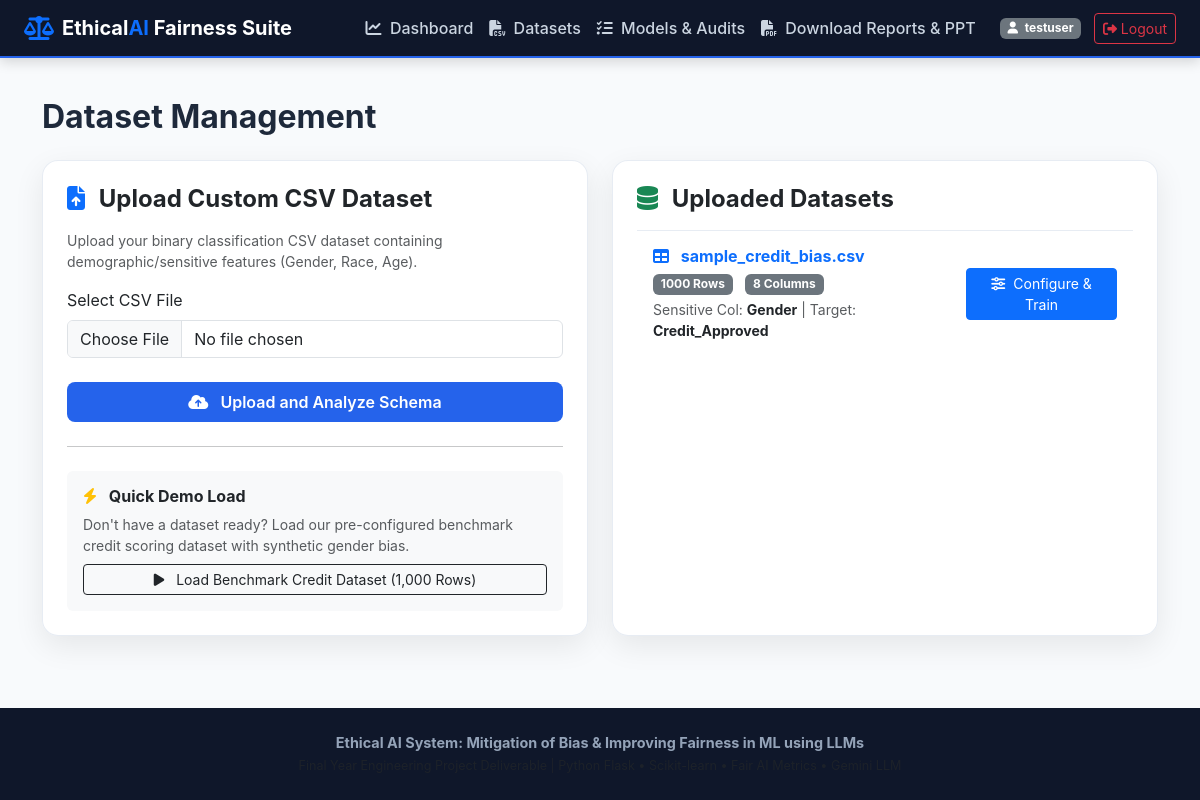
/upload (signed in), run on an earlier commit of the app's database.
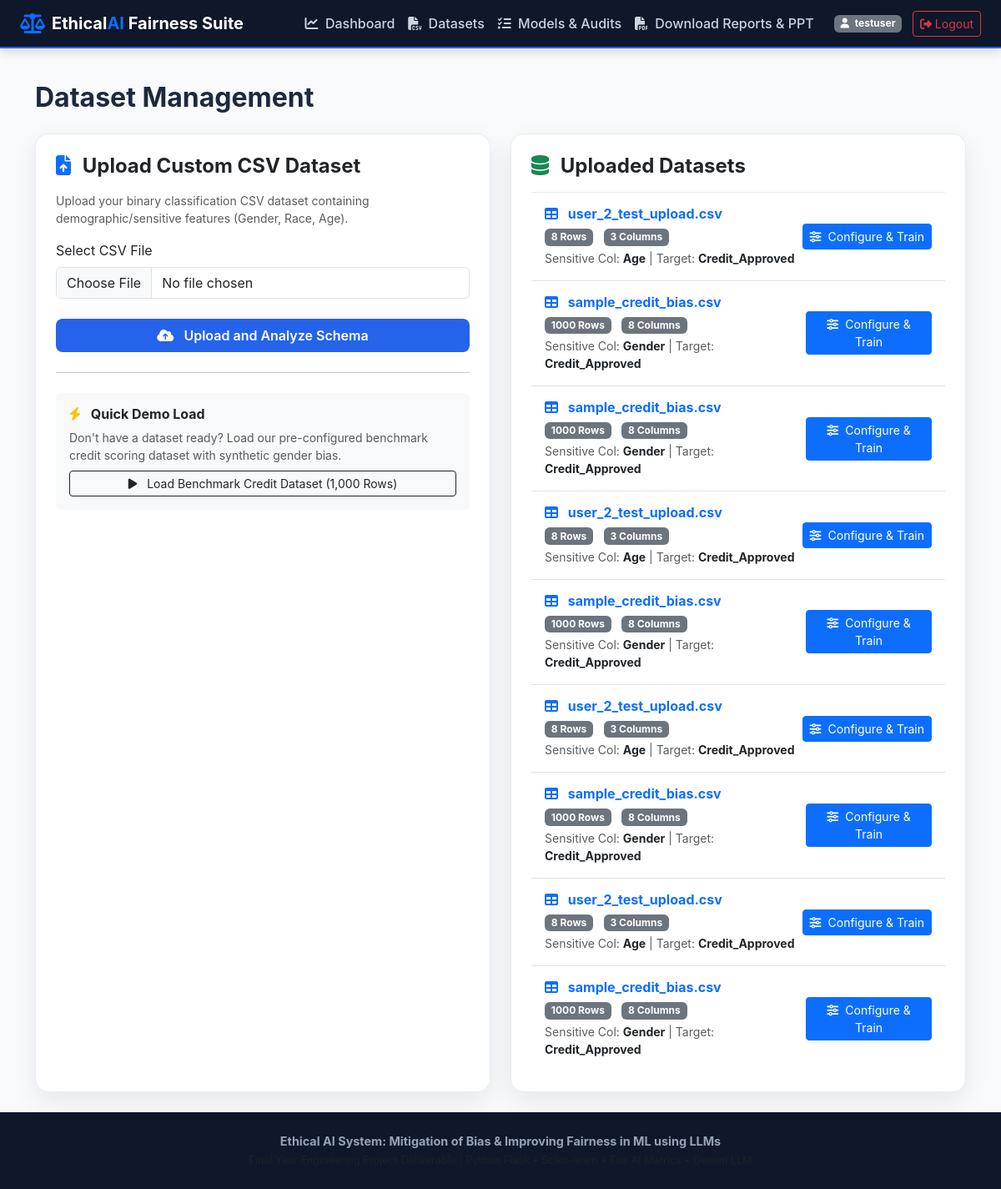
And on a later commit of the database.
### tables this page shows
CREATE TABLE datasets (
    id INTEGER PRIMARY KEY AUTOINCREMENT,
    user_id INTEGER NOT NULL,
    filename VARCHAR(255) NOT NULL,
    filepath VARCHAR(255) NOT NULL,
    row_count INTEGER DEFAULT 0,
    column_count INTEGER DEFAULT 0,
    target_column VARCHAR(100),
    sensitive_column VARCHAR(100),
    privileged_group VARCHAR(100),
    unprivileged_group VARCHAR(100),
    uploaded_at TIMESTAMP DEFAULT CURRENT_TIMESTAMP, csv_content TEXT,
    FOREIGN KEY (user_id) REFERENCES users(id) ON DELETE CASCADE
);

### app.py (the view)
@app.route('/upload')
@login_required
def upload_page():
    datasets = get_user_datasets(session['user_id'])
    return render_template('upload.html', datasets=datasets)

### app.py (called while the page is built)
def login_required(f):
    from functools import wraps
    @wraps(f)
    def decorated_function(*args, **kwargs):
        if 'user_id' not in session:
            flash('Please log in to access this page.', 'warning')
            return redirect(url_for('login_page'))
        return f(*args, **kwargs)
    return decorated_function

### models/auth.py (called while the page is built)
def get_db_connection():
    conn = sqlite3.connect(Config.DATABASE_PATH)
    conn.row_factory = sqlite3.Row
    return conn

### models/dataset_manager.py (called while the page is built)
def get_user_datasets(user_id):
    conn = get_db_connection()
    cursor = conn.cursor()
    cursor.execute("SELECT * FROM datasets WHERE user_id = ? ORDER BY uploaded_at DESC", (user_id,))
    datasets = cursor.fetchall()
    conn.close()
    return [dict(d) for d in datasets]

### templates/upload.html (shortened to what this page needs)
{% extends "base.html" %}
{% block content %}
<div class="container py-4">
    <h2 class="fw-bold mb-4">Dataset Management</h2>
    <div class="row g-4">
        <div class="col-md-6">
            <div class="card card-custom p-4 h-100">
                <h4 class="fw-bold mb-3"><i class="fa-solid fa-file-arrow-up text-primary me-2"></i> Upload Custom CSV Dataset</h4>
                <p class="text-muted small">Upload your binary classification CSV dataset containing demographic/sensitive features (Gender, Race, Age).</p>
                <form action="{{ url_for('upload_file') }}" method="POST" enctype="multipart/form-data">
                    <div class="mb-4">
                        <label class="form-label font-weight-bold">Select CSV File</label>
                        <input type="file" name="file" class="form-control" accept=".csv" required>
                    </div>
                    <button type="submit" class="btn btn-primary-custom w-100 py-2"><i class="fa-solid fa-cloud-arrow-up me-2"></i> Upload and Analyze Schema</button>
                </form>
                <hr class="my-4">
                <div class="bg-light p-3 rounded">
                    <h6 class="fw-bold mb-2"><i class="fa-solid fa-bolt text-warning me-2"></i> Quick Demo Load</h6>
                    <p class="small text-muted mb-2">Don't have a dataset ready? Load our pre-configured benchmark credit scoring dataset with synthetic gender bias.</p>
                    <form action="{{ url_for('load_sample_dataset') }}" method="POST">
                        <button type="submit" class="btn btn-sm btn-outline-dark w-100"><i class="fa-solid fa-play me-2"></i> Load Benchmark Credit Dataset (1,000 Rows)</button>
                    </form>
                </div>
            </div>
        </div>
        <div class="col-md-6">
            <div class="card card-custom p-4 h-100">
                <h4 class="fw-bold mb-3"><i class="fa-solid fa-database text-success me-2"></i> Uploaded Datasets</h4>
                {% if datasets %}
                    <ul class="list-group list-group-flush">
                        {% for ds in datasets %}
                            <li class="list-group-item d-flex justify-content-between align-items-center bg-transparent py-3">
                                <div>
                                    <h6 class="mb-1 fw-bold text-primary"><i class="fa-solid fa-table me-2"></i> {{ ds.filename }}</h6>
                                    <span class="badge bg-secondary me-2">{{ ds.row_count }} Rows</span>
                                    <span class="badge bg-secondary me-2">{{ ds.column_count }} Columns</span>
                                    <div class="small text-muted mt-1">
                                        Sensitive Col: <span class="fw-bold text-dark">{{ ds.sensitive_column or 'Not Set' }}</span> |
                                        Target: <span class="fw-bold text-dark">{{ ds.target_column or 'Not Set' }}</span>
                                    </div>
                                </div>
                                <div>
                                    <a href="{{ url_for('preprocess_page', dataset_id=ds.id) }}" class="btn btn-sm btn-primary"><i class="fa-solid fa-sliders me-1"></i> Configure & Train</a>
                                </div>
                            </li>
                        {% endfor %}
                    </ul>
                {% else %}
                    <div class="text-center py-5 text-muted">
                        <i class="fa-solid fa-inbox fa-3x mb-3"></i>
                        <p>No datasets available. Upload a CSV or load the benchmark credit dataset.</p>
                    </div>
                {% endif %}
            </div>
        </div>
    </div>
</div>
{% endblock %}

### templates/base.html (shortened to what this page needs)
<!DOCTYPE html>
<html lang="en">
<head>
    <link href="https://cdn.jsdelivr.net/npm/bootstrap@5.3.0/dist/css/bootstrap.min.css" rel="stylesheet">
    <link href="https://cdnjs.cloudflare.com/ajax/libs/font-awesome/6.4.0/css/all.min.css" rel="stylesheet">
    <link href="{{ url_for('static', filename='css/style.css') }}" rel="stylesheet">
</head>
<body>
    <nav class="navbar navbar-expand-lg navbar-dark navbar-custom py-2">
        <div class="container-fluid px-4">
            <a class="navbar-brand d-flex align-items-center gap-2" href="{{ url_for('index') }}">
                <i class="fa-solid fa-scale-balanced text-primary fs-4"></i>
                <span>Ethical<span class="text-primary">AI</span> Fairness Suite</span>
            </a>
            <div class="collapse navbar-collapse" id="navbarNav">
                <ul class="navbar-nav ms-auto align-items-center">
                    {% if session.user_id %}
                        <li class="nav-item"><a class="nav-link" href="{{ url_for('dashboard') }}"><i class="fa-solid fa-chart-line me-1"></i> Dashboard</a></li>
                        <li class="nav-item"><a class="nav-link" href="{{ url_for('upload_page') }}"><i class="fa-solid fa-file-csv me-1"></i> Datasets</a></li>
                        <li class="nav-item"><a class="nav-link" href="{{ url_for('evaluation_page') }}"><i class="fa-solid fa-list-check me-1"></i> Models & Audits</a></li>
                        <li class="nav-item"><a class="nav-link" href="{{ url_for('reports_page') }}"><i class="fa-solid fa-file-pdf me-1"></i> Download Reports & PPT</a></li>
                        <li class="nav-item ms-lg-3">
                            <span class="badge bg-secondary me-2"><i class="fa-solid fa-user me-1"></i> {{ session.username }}</span>
                            <a href="{{ url_for('logout') }}" class="btn btn-sm btn-outline-danger"><i class="fa-solid fa-right-from-bracket"></i> Logout</a>
                        </li>
                    {% else %}
                        <li class="nav-item"><a class="nav-link" href="{{ url_for('index') }}">Home</a></li>
                        <li class="nav-item"><a class="nav-link btn btn-sm btn-primary text-white px-3 ms-2" href="{{ url_for('login_page') }}">Login / Register</a></li>
                    {% endif %}
                </ul>
            </div>
        </div>
    </nav>
    <main class="flex-grow-1">
        {% block content %}{% endblock %}
    </main>
    <footer>
        <div class="container text-center">
            <p class="mb-1"><strong>Ethical AI System: Mitigation of Bias & Improving Fairness in ML using LLMs</strong></p>
            <p class="mb-0 text-muted small">Final Year Engineering Project Deliverable | Python Flask • Scikit-learn • Fair AI Metrics • Gemini LLM</p>
        </div>
    </footer>
</body>
</html>

### static/css/style.css (style rules this page uses)
:root { --primary-color: #2563eb; --primary-hover: #1d4ed8; --secondary-color: #0f172a; --accent-color: #3b82f6; --success-color: #10b981; --warning-color: #f59e0b; --danger-color: #ef4444; --bg-gradient: linear-gradient(135deg, #0f172a 0%, #1e293b 50%, #0f172a 100%); --card-bg: rgba(255, 255, 255, 0.95); --card-shadow: 0 10px 30px rgba(0, 0, 0, 0.08); }
body { font-family: 'Inter', system-ui, -apple-system, sans-serif; background: #f8fafc; color: #1e293b; min-height: 100vh; display: flex; flex-direction: column; }
.navbar-custom { background: #0f172a; border-bottom: 2px solid #2563eb; box-shadow: 0 4px 12px rgba(0, 0, 0, 0.15); }
.navbar-brand { font-weight: 700; font-size: 1.25rem; color: #ffffff !important; }
.nav-link { color: #cbd5e1 !important; font-weight: 500; transition: all 0.2s ease; }
.card-custom { background: var(--card-bg); border: 1px solid rgba(226, 232, 240, 0.8); border-radius: 1rem; box-shadow: var(--card-shadow); transition: transform 0.2s ease, box-shadow 0.2s ease; }
.btn-primary-custom { background-color: var(--primary-color); color: white; border: none; padding: 0.6rem 1.4rem; border-radius: 0.5rem; font-weight: 600; transition: background-color 0.2s ease; }
footer { margin-top: auto; background: #0f172a; color: #94a3b8; padding: 1.5rem 0; text-align: center; font-size: 0.9rem; }

What changed in the data, as far as the page shows it:
added datasets: filename "user_2_test_upload.csv", row_count "8", column_count "3", sensitive_column "Age", target_column "Credit_Approved"
added datasets: filename "sample_credit_bias.csv", row_count "1000", column_count "8", sensitive_column "Gender", target_column "Credit_Approved"
added datasets: filename "sample_credit_bias.csv", row_count "1000", column_count "8", sensitive_column "Gender", target_column "Credit_Approved"
added datasets: filename "user_2_test_upload.csv", row_count "8", column_count "3", sensitive_column "Age", target_column "Credit_Approved"
added datasets: filename "sample_credit_bias.csv", row_count "1000", column_count "8", sensitive_column "Gender", target_column "Credit_Approved"
added datasets: filename "user_2_test_upload.csv", row_count "8", column_count "3", sensitive_column "Age", target_column "Credit_Approved"
added datasets: filename "sample_credit_bias.csv", row_count "1000", column_count "8", sensitive_column "Gender", target_column "Credit_Approved"
added datasets: filename "user_2_test_upload.csv", row_count "8", column_count "3", sensitive_column "Age", target_column "Credit_Approved"
